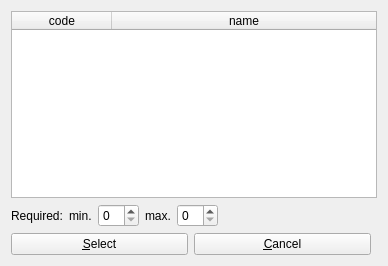
<?xml version="1.0" encoding="UTF-8"?>
<ui version="4.0">
 <class>component_select</class>
 <widget class="QWidget" name="component_select">
  <property name="geometry">
   <rect>
    <x>0</x>
    <y>0</y>
    <width>388</width>
    <height>266</height>
   </rect>
  </property>
  <property name="windowTitle">
   <string>Components</string>
  </property>
  <property name="windowIcon">
   <iconset resource="../configurator.qrc">
    <normaloff>:/images/building.png</normaloff>:/images/building.png</iconset>
  </property>
  <property name="action" stdset="0">
   <string>RecipeComponentEdit component { id={main.id}; minQuantity {{main.minQuantity}}; maxQuantity {{main.maxQuantity}} }</string>
  </property>
  <property name="answer" stdset="0">
   <string>RecipeComponentEdit component { id={component.selected}; minQuantity {{min}}; maxQuantity {{max}} }</string>
  </property>
  <layout class="QGridLayout" name="gridLayout">
   <item row="0" column="0" colspan="2">
    <widget class="QTableWidget" name="component">
     <property name="horizontalScrollBarPolicy">
      <enum>Qt::ScrollBarAsNeeded</enum>
     </property>
     <property name="alternatingRowColors">
      <bool>true</bool>
     </property>
     <property name="selectionMode">
      <enum>QAbstractItemView::SingleSelection</enum>
     </property>
     <property name="selectionBehavior">
      <enum>QAbstractItemView::SelectRows</enum>
     </property>
     <property name="showGrid">
      <bool>true</bool>
     </property>
     <property name="gridStyle">
      <enum>Qt::DotLine</enum>
     </property>
     <property name="sortingEnabled">
      <bool>true</bool>
     </property>
     <property name="action" stdset="0">
      <string>ComponentListRequest component {}</string>
     </property>
     <property name="column:0:width" stdset="0">
      <UInt>80</UInt>
     </property>
     <property name="answer" stdset="0">
      <string>Component list {component[] {id={row.id}; code{{row.code}}; name{{row.name}}; categoryName{{?}}; manufacturerName{{?}}; mfgCode{{?}}; webPage{{?}}; description{{?}}; price{{?}} }</string>
     </property>
     <attribute name="horizontalHeaderShowSortIndicator" stdset="0">
      <bool>true</bool>
     </attribute>
     <attribute name="horizontalHeaderStretchLastSection">
      <bool>true</bool>
     </attribute>
     <attribute name="verticalHeaderStretchLastSection">
      <bool>false</bool>
     </attribute>
     <column>
      <property name="text">
       <string>code</string>
      </property>
     </column>
     <column>
      <property name="text">
       <string>name</string>
      </property>
     </column>
    </widget>
   </item>
   <item row="3" column="0">
    <layout class="QHBoxLayout" name="horizontalLayout">
     <item>
      <widget class="QPushButton" name="select">
       <property name="text">
        <string>&amp;Select</string>
       </property>
       <property name="form" stdset="0">
        <string>_CLOSE_</string>
       </property>
       <property name="datasignal:clicked" stdset="0">
        <string>add_component_required</string>
       </property>
       <property name="state:enabled" stdset="0">
        <string>{component.selected}&gt;0</string>
       </property>
      </widget>
     </item>
     <item>
      <widget class="QPushButton" name="cancel">
       <property name="text">
        <string>&amp;Cancel</string>
       </property>
       <property name="form" stdset="0">
        <string notr="true">_CLOSE_</string>
       </property>
      </widget>
     </item>
    </layout>
   </item>
   <item row="1" column="0">
    <layout class="QFormLayout" name="formLayout">
     <item row="0" column="0">
      <widget class="QLabel" name="label">
       <property name="text">
        <string>Required:</string>
       </property>
       <property name="buddy">
        <cstring>min</cstring>
       </property>
      </widget>
     </item>
     <item row="0" column="1">
      <layout class="QHBoxLayout" name="horizontalLayout_7">
       <item>
        <widget class="QLabel" name="label_min_requires_3">
         <property name="text">
          <string>min.</string>
         </property>
         <property name="buddy">
          <cstring>min_requires</cstring>
         </property>
        </widget>
       </item>
       <item>
        <widget class="QSpinBox" name="min"/>
       </item>
       <item>
        <widget class="QLabel" name="label_max_requires_3">
         <property name="text">
          <string>max.</string>
         </property>
         <property name="buddy">
          <cstring>max</cstring>
         </property>
        </widget>
       </item>
       <item>
        <widget class="QSpinBox" name="max"/>
       </item>
       <item>
        <spacer name="horizontalSpacer_4">
         <property name="orientation">
          <enum>Qt::Horizontal</enum>
         </property>
         <property name="sizeHint" stdset="0">
          <size>
           <width>40</width>
           <height>20</height>
          </size>
         </property>
        </spacer>
       </item>
      </layout>
     </item>
    </layout>
   </item>
  </layout>
 </widget>
 <tabstops>
  <tabstop>component</tabstop>
  <tabstop>min</tabstop>
  <tabstop>max</tabstop>
  <tabstop>select</tabstop>
  <tabstop>cancel</tabstop>
 </tabstops>
 <resources>
  <include location="../configurator.qrc"/>
 </resources>
 <connections>
  <connection>
   <sender>component</sender>
   <signal>doubleClicked(QModelIndex)</signal>
   <receiver>select</receiver>
   <slot>click()</slot>
   <hints>
    <hint type="sourcelabel">
     <x>83</x>
     <y>108</y>
    </hint>
    <hint type="destinationlabel">
     <x>51</x>
     <y>247</y>
    </hint>
   </hints>
  </connection>
 </connections>
</ui>
